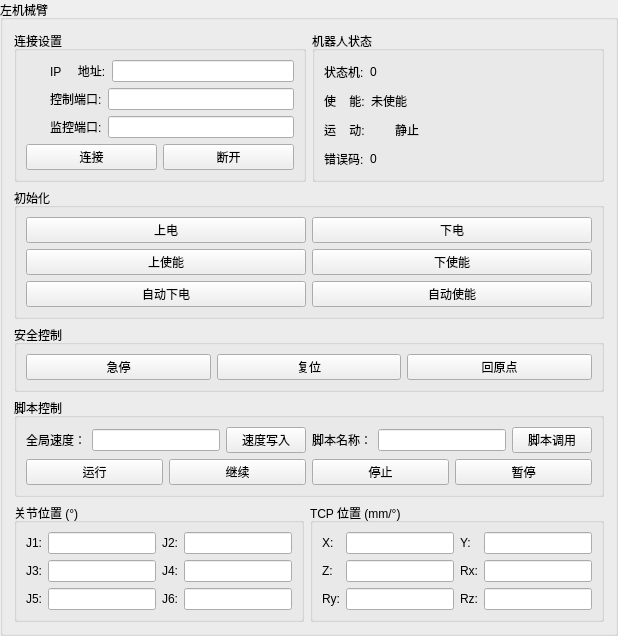
         <widget class="QGroupBox" name="groupBox_9">
          <property name="sizePolicy">
           <sizepolicy hsizetype="Preferred" vsizetype="Expanding">
            <horstretch>0</horstretch>
            <verstretch>0</verstretch>
           </sizepolicy>
          </property>
          <property name="title">
           <string>左机械臂</string>
          </property>
          <layout class="QGridLayout" name="gridLayout_18">
           <item row="3" column="0">
            <widget class="QGroupBox" name="groupBox_Script">
             <property name="title">
              <string>脚本控制</string>
             </property>
             <layout class="QGridLayout" name="gridLayout_12">
              <item row="0" column="1">
               <layout class="QHBoxLayout" name="horizontalLayout">
                <item>
                 <widget class="QLabel" name="label">
                  <property name="text">
                   <string>脚本名称：</string>
                  </property>
                 </widget>
                </item>
                <item>
                 <widget class="QLineEdit" name="Huayan_120_FuncName"/>
                </item>
                <item>
                 <widget class="QPushButton" name="Huayan_120_RunFunc">
                  <property name="text">
                   <string>脚本调用</string>
                  </property>
                 </widget>
                </item>
               </layout>
              </item>
              <item row="0" column="0">
               <layout class="QHBoxLayout" name="horizontalLayout_46">
                <item>
                 <widget class="QLabel" name="label_18">
                  <property name="text">
                   <string>全局速度：</string>
                  </property>
                 </widget>
                </item>
                <item>
                 <widget class="QLineEdit" name="Huayan_120_Speed"/>
                </item>
                <item>
                 <widget class="QPushButton" name="Huayan_120_SetOverride">
                  <property name="text">
                   <string>速度写入</string>
                  </property>
                 </widget>
                </item>
               </layout>
              </item>
              <item row="1" column="0" colspan="2">
               <layout class="QHBoxLayout" name="horizontalLayout_3">
                <item>
                 <widget class="QPushButton" name="Huayan_120_StartScript">
                  <property name="text">
                   <string>运行</string>
                  </property>
                 </widget>
                </item>
                <item>
                 <widget class="QPushButton" name="Huayan_120_ContinueScript">
                  <property name="text">
                   <string>继续</string>
                  </property>
                 </widget>
                </item>
                <item>
                 <widget class="QPushButton" name="Huayan_120_StopScript">
                  <property name="text">
                   <string>停止</string>
                  </property>
                 </widget>
                </item>
                <item>
                 <widget class="QPushButton" name="Huayan_120_PauseScript">
                  <property name="text">
                   <string>暂停</string>
                  </property>
                 </widget>
                </item>
               </layout>
              </item>
             </layout>
            </widget>
           </item>
           <item row="1" column="0">
            <widget class="QGroupBox" name="groupBox_Power">
             <property name="title">
              <string>初始化</string>
             </property>
             <layout class="QGridLayout" name="gridLayout_16">
              <item row="0" column="1">
               <widget class="QPushButton" name="Huayan_120_BlackOut">
                <property name="text">
                 <string>下电</string>
                </property>
               </widget>
              </item>
              <item row="3" column="1">
               <widget class="QPushButton" name="Huayan_120_AutoEn">
                <property name="text">
                 <string>自动使能</string>
                </property>
               </widget>
              </item>
              <item row="0" column="0">
               <widget class="QPushButton" name="Huayan_120_Electrify">
                <property name="text">
                 <string>上电</string>
                </property>
               </widget>
              </item>
              <item row="3" column="0">
               <widget class="QPushButton" name="Huayan_120_AutoDn">
                <property name="text">
                 <string>自动下电</string>
                </property>
               </widget>
              </item>
              <item row="1" column="1">
               <widget class="QPushButton" name="Huayan_120_Disable">
                <property name="text">
                 <string>下使能</string>
                </property>
               </widget>
              </item>
              <item row="1" column="0">
               <widget class="QPushButton" name="Huayan_120_Enable">
                <property name="text">
                 <string>上使能</string>
                </property>
               </widget>
              </item>
             </layout>
            </widget>
           </item>
           <item row="0" column="0">
            <layout class="QHBoxLayout" name="horizontalLayout_Top">
             <item>
              <widget class="QGroupBox" name="groupBox_Connection">
               <property name="title">
                <string>连接设置</string>
               </property>
               <layout class="QGridLayout" name="gridLayout_23">
                <item row="0" column="0">
                 <layout class="QHBoxLayout" name="horizontalLayout_9">
                  <item>
                   <widget class="c_Fr_Light" name="Huayan_120_Connected" native="true">
                    <property name="sizePolicy">
                     <sizepolicy hsizetype="Maximum" vsizetype="Maximum">
                      <horstretch>0</horstretch>
                      <verstretch>0</verstretch>
                     </sizepolicy>
                    </property>
                    <layout class="QGridLayout" name="gridLayout_179"/>
                   </widget>
                  </item>
                  <item>
                   <widget class="QLabel" name="label_IP">
                    <property name="sizePolicy">
                     <sizepolicy hsizetype="Maximum" vsizetype="Preferred">
                      <horstretch>0</horstretch>
                      <verstretch>0</verstretch>
                     </sizepolicy>
                    </property>
                    <property name="text">
                     <string>IP     地址:</string>
                    </property>
                   </widget>
                  </item>
                  <item>
                   <widget class="QLineEdit" name="Huayan_120_IP">
                    <property name="sizePolicy">
                     <sizepolicy hsizetype="Preferred" vsizetype="Fixed">
                      <horstretch>0</horstretch>
                      <verstretch>0</verstretch>
                     </sizepolicy>
                    </property>
                    <property name="minimumSize">
                     <size>
                      <width>60</width>
                      <height>0</height>
                     </size>
                    </property>
                   </widget>
                  </item>
                 </layout>
                </item>
                <item row="1" column="0">
                 <layout class="QHBoxLayout" name="horizontalLayout_10">
                  <item>
                   <widget class="c_Fr_Light" name="Huayan_120_Remote_Connected" native="true">
                    <property name="sizePolicy">
                     <sizepolicy hsizetype="Maximum" vsizetype="Maximum">
                      <horstretch>0</horstretch>
                      <verstretch>0</verstretch>
                     </sizepolicy>
                    </property>
                    <layout class="QGridLayout" name="gridLayout_180"/>
                   </widget>
                  </item>
                  <item>
                   <widget class="QLabel" name="label_RemotePort">
                    <property name="sizePolicy">
                     <sizepolicy hsizetype="Maximum" vsizetype="Preferred">
                      <horstretch>0</horstretch>
                      <verstretch>0</verstretch>
                     </sizepolicy>
                    </property>
                    <property name="text">
                     <string>控制端口:</string>
                    </property>
                   </widget>
                  </item>
                  <item>
                   <widget class="QLineEdit" name="Huayan_120_RemotePort">
                    <property name="sizePolicy">
                     <sizepolicy hsizetype="Preferred" vsizetype="Fixed">
                      <horstretch>0</horstretch>
                      <verstretch>0</verstretch>
                     </sizepolicy>
                    </property>
                    <property name="minimumSize">
                     <size>
                      <width>60</width>
                      <height>0</height>
                     </size>
                    </property>
                   </widget>
                  </item>
                 </layout>
                </item>
                <item row="2" column="0">
                 <layout class="QHBoxLayout" name="horizontalLayout_13">
                  <item>
                   <widget class="c_Fr_Light" name="Huayan_120_Monitor_Connected" native="true">
                    <property name="sizePolicy">
                     <sizepolicy hsizetype="Maximum" vsizetype="Maximum">
                      <horstretch>0</horstretch>
                      <verstretch>0</verstretch>
                     </sizepolicy>
                    </property>
                    <layout class="QGridLayout" name="gridLayout_181"/>
                   </widget>
                  </item>
                  <item>
                   <widget class="QLabel" name="label_MonitorPort">
                    <property name="sizePolicy">
                     <sizepolicy hsizetype="Maximum" vsizetype="Preferred">
                      <horstretch>0</horstretch>
                      <verstretch>0</verstretch>
                     </sizepolicy>
                    </property>
                    <property name="text">
                     <string>监控端口:</string>
                    </property>
                   </widget>
                  </item>
                  <item>
                   <widget class="QLineEdit" name="Huayan_120_MonitorPort">
                    <property name="sizePolicy">
                     <sizepolicy hsizetype="Preferred" vsizetype="Fixed">
                      <horstretch>0</horstretch>
                      <verstretch>0</verstretch>
                     </sizepolicy>
                    </property>
                    <property name="minimumSize">
                     <size>
                      <width>60</width>
                      <height>0</height>
                     </size>
                    </property>
                   </widget>
                  </item>
                 </layout>
                </item>
                <item row="3" column="0">
                 <layout class="QHBoxLayout" name="horizontalLayout_ConnectButtons">
                  <item>
                   <widget class="QPushButton" name="Huayan_120_Connect">
                    <property name="sizePolicy">
                     <sizepolicy hsizetype="Preferred" vsizetype="Fixed">
                      <horstretch>0</horstretch>
                      <verstretch>0</verstretch>
                     </sizepolicy>
                    </property>
                    <property name="text">
                     <string>连接</string>
                    </property>
                   </widget>
                  </item>
                  <item>
                   <widget class="QPushButton" name="Huayan_120_Disconnect">
                    <property name="sizePolicy">
                     <sizepolicy hsizetype="Preferred" vsizetype="Fixed">
                      <horstretch>0</horstretch>
                      <verstretch>0</verstretch>
                     </sizepolicy>
                    </property>
                    <property name="text">
                     <string>断开</string>
                    </property>
                   </widget>
                  </item>
                 </layout>
                </item>
               </layout>
              </widget>
             </item>
             <item>
              <widget class="QGroupBox" name="groupBox_Status">
               <property name="title">
                <string>机器人状态</string>
               </property>
               <layout class="QGridLayout" name="gridLayout_33">
                <item row="0" column="0">
                 <layout class="QHBoxLayout" name="horizontalLayout_41">
                  <item>
                   <widget class="QLabel" name="label_State">
                    <property name="sizePolicy">
                     <sizepolicy hsizetype="Maximum" vsizetype="Preferred">
                      <horstretch>0</horstretch>
                      <verstretch>0</verstretch>
                     </sizepolicy>
                    </property>
                    <property name="text">
                     <string>状态机:</string>
                    </property>
                   </widget>
                  </item>
                  <item>
                   <widget class="QLabel" name="Huayan_120_StateValue">
                    <property name="text">
                     <string>0</string>
                    </property>
                   </widget>
                  </item>
                 </layout>
                </item>
                <item row="1" column="0">
                 <layout class="QHBoxLayout" name="horizontalLayout_42">
                  <item>
                   <widget class="QLabel" name="label_Enabled">
                    <property name="sizePolicy">
                     <sizepolicy hsizetype="Maximum" vsizetype="Preferred">
                      <horstretch>0</horstretch>
                      <verstretch>0</verstretch>
                     </sizepolicy>
                    </property>
                    <property name="text">
                     <string>使    能:</string>
                    </property>
                   </widget>
                  </item>
                  <item>
                   <widget class="QLabel" name="Huayan_120_EnabledValue">
                    <property name="text">
                     <string>未使能</string>
                    </property>
                   </widget>
                  </item>
                 </layout>
                </item>
                <item row="2" column="0">
                 <layout class="QHBoxLayout" name="horizontalLayout_43">
                  <item>
                   <widget class="QLabel" name="label_Moving">
                    <property name="sizePolicy">
                     <sizepolicy hsizetype="Maximum" vsizetype="Preferred">
                      <horstretch>0</horstretch>
                      <verstretch>0</verstretch>
                     </sizepolicy>
                    </property>
                    <property name="text">
                     <string>运    动:</string>
                    </property>
                   </widget>
                  </item>
                  <item>
                   <widget class="c_Fr_Light" name="Huayan_120_Moving" native="true">
                    <property name="sizePolicy">
                     <sizepolicy hsizetype="Maximum" vsizetype="Maximum">
                      <horstretch>0</horstretch>
                      <verstretch>0</verstretch>
                     </sizepolicy>
                    </property>
                    <layout class="QGridLayout" name="gridLayout_197"/>
                   </widget>
                  </item>
                  <item>
                   <widget class="QLabel" name="Huayan_120_MovingValue">
                    <property name="text">
                     <string>静止</string>
                    </property>
                   </widget>
                  </item>
                 </layout>
                </item>
                <item row="3" column="0">
                 <layout class="QHBoxLayout" name="horizontalLayout_44">
                  <item>
                   <widget class="QLabel" name="label_Error">
                    <property name="sizePolicy">
                     <sizepolicy hsizetype="Maximum" vsizetype="Preferred">
                      <horstretch>0</horstretch>
                      <verstretch>0</verstretch>
                     </sizepolicy>
                    </property>
                    <property name="text">
                     <string>错误码:</string>
                    </property>
                   </widget>
                  </item>
                  <item>
                   <widget class="QLabel" name="Huayan_120_ErrorValue">
                    <property name="text">
                     <string>0</string>
                    </property>
                   </widget>
                  </item>
                 </layout>
                </item>
               </layout>
              </widget>
             </item>
            </layout>
           </item>
           <item row="5" column="0">
            <layout class="QHBoxLayout" name="horizontalLayout_Monitor">
             <item>
              <widget class="QGroupBox" name="groupBox_JointPos">
               <property name="title">
                <string>关节位置 (°)</string>
               </property>
               <layout class="QGridLayout" name="gridLayout_Joint">
                <item row="0" column="2">
                 <widget class="QLabel" name="label_J2">
                  <property name="text">
                   <string>J2:</string>
                  </property>
                 </widget>
                </item>
                <item row="4" column="0">
                 <widget class="QLabel" name="label_J5">
                  <property name="text">
                   <string>J5:</string>
                  </property>
                 </widget>
                </item>
                <item row="4" column="1">
                 <widget class="QLineEdit" name="Huayan_120_J5">
                  <property name="readOnly">
                   <bool>true</bool>
                  </property>
                 </widget>
                </item>
                <item row="2" column="0">
                 <widget class="QLabel" name="label_J3">
                  <property name="text">
                   <string>J3:</string>
                  </property>
                 </widget>
                </item>
                <item row="2" column="1">
                 <widget class="QLineEdit" name="Huayan_120_J3">
                  <property name="readOnly">
                   <bool>true</bool>
                  </property>
                 </widget>
                </item>
                <item row="0" column="0">
                 <widget class="QLabel" name="label_J1">
                  <property name="text">
                   <string>J1:</string>
                  </property>
                 </widget>
                </item>
                <item row="0" column="1">
                 <widget class="QLineEdit" name="Huayan_120_J1">
                  <property name="readOnly">
                   <bool>true</bool>
                  </property>
                 </widget>
                </item>
                <item row="0" column="3">
                 <widget class="QLineEdit" name="Huayan_120_J2">
                  <property name="readOnly">
                   <bool>true</bool>
                  </property>
                 </widget>
                </item>
                <item row="2" column="2">
                 <widget class="QLabel" name="label_J4">
                  <property name="text">
                   <string>J4:</string>
                  </property>
                 </widget>
                </item>
                <item row="2" column="3">
                 <widget class="QLineEdit" name="Huayan_120_J4">
                  <property name="readOnly">
                   <bool>true</bool>
                  </property>
                 </widget>
                </item>
                <item row="4" column="2">
                 <widget class="QLabel" name="label_J6">
                  <property name="text">
                   <string>J6:</string>
                  </property>
                 </widget>
                </item>
                <item row="4" column="3">
                 <widget class="QLineEdit" name="Huayan_120_J6">
                  <property name="readOnly">
                   <bool>true</bool>
                  </property>
                 </widget>
                </item>
               </layout>
              </widget>
             </item>
             <item>
              <widget class="QGroupBox" name="groupBox_TCPPos">
               <property name="title">
                <string>TCP 位置 (mm/°)</string>
               </property>
               <layout class="QGridLayout" name="gridLayout_TCP">
                <item row="0" column="2">
                 <widget class="QLabel" name="label_Y">
                  <property name="text">
                   <string>Y:</string>
                  </property>
                 </widget>
                </item>
                <item row="0" column="1">
                 <widget class="QLineEdit" name="Huayan_120_X">
                  <property name="readOnly">
                   <bool>true</bool>
                  </property>
                 </widget>
                </item>
                <item row="2" column="0">
                 <widget class="QLabel" name="label_Z">
                  <property name="text">
                   <string>Z:</string>
                  </property>
                 </widget>
                </item>
                <item row="2" column="1">
                 <widget class="QLineEdit" name="Huayan_120_Z">
                  <property name="readOnly">
                   <bool>true</bool>
                  </property>
                 </widget>
                </item>
                <item row="0" column="0">
                 <widget class="QLabel" name="label_X">
                  <property name="text">
                   <string>X:</string>
                  </property>
                 </widget>
                </item>
                <item row="0" column="3">
                 <widget class="QLineEdit" name="Huayan_120_Y">
                  <property name="readOnly">
                   <bool>true</bool>
                  </property>
                 </widget>
                </item>
                <item row="2" column="2">
                 <widget class="QLabel" name="label_Rx">
                  <property name="text">
                   <string>Rx:</string>
                  </property>
                 </widget>
                </item>
                <item row="2" column="3">
                 <widget class="QLineEdit" name="Huayan_120_Rx">
                  <property name="readOnly">
                   <bool>true</bool>
                  </property>
                 </widget>
                </item>
                <item row="3" column="0">
                 <widget class="QLabel" name="label_Ry">
                  <property name="text">
                   <string>Ry:</string>
                  </property>
                 </widget>
                </item>
                <item row="3" column="1">
                 <widget class="QLineEdit" name="Huayan_120_Ry">
                  <property name="readOnly">
                   <bool>true</bool>
                  </property>
                 </widget>
                </item>
                <item row="3" column="2">
                 <widget class="QLabel" name="label_Rz">
                  <property name="text">
                   <string>Rz:</string>
                  </property>
                 </widget>
                </item>
                <item row="3" column="3">
                 <widget class="QLineEdit" name="Huayan_120_Rz">
                  <property name="readOnly">
                   <bool>true</bool>
                  </property>
                 </widget>
                </item>
               </layout>
              </widget>
             </item>
            </layout>
           </item>
           <item row="2" column="0">
            <widget class="QGroupBox" name="groupBox_Safety">
             <property name="sizePolicy">
              <sizepolicy hsizetype="Preferred" vsizetype="Maximum">
               <horstretch>0</horstretch>
               <verstretch>0</verstretch>
              </sizepolicy>
             </property>
             <property name="title">
              <string>安全控制</string>
             </property>
             <layout class="QHBoxLayout" name="horizontalLayout_Safety">
              <item>
               <widget class="QPushButton" name="Huayan_120_EmergencyStop">
                <property name="text">
                 <string>急停</string>
                </property>
               </widget>
              </item>
              <item>
               <widget class="QPushButton" name="Huayan_120_Reset">
                <property name="text">
                 <string>复位</string>
                </property>
               </widget>
              </item>
              <item>
               <widget class="QPushButton" name="Huayan_120_Home">
                <property name="text">
                 <string>回原点</string>
                </property>
               </widget>
              </item>
             </layout>
            </widget>
           </item>
          </layout>
         </widget>
